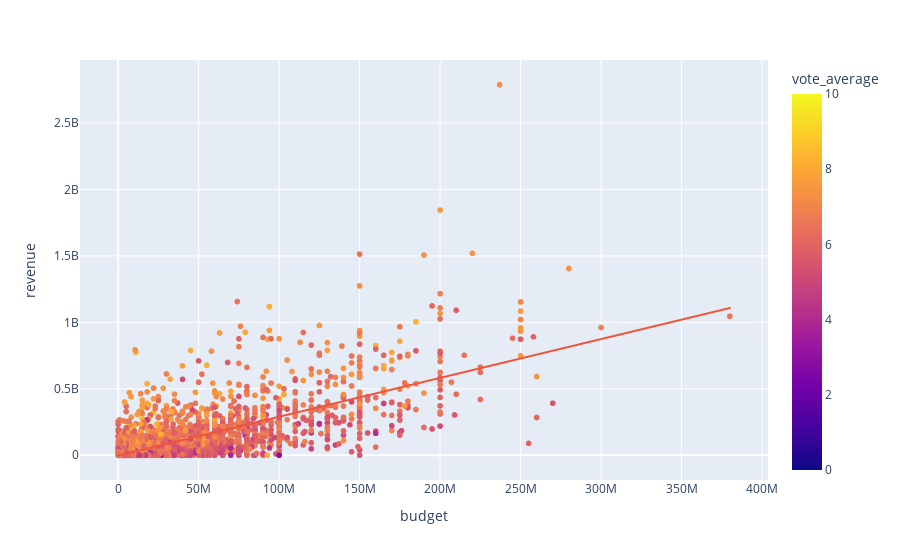

The code cell stored with this chart in its notebook:
### Code cell
fig = px.scatter(whole, x="budget", y="revenue", color='vote_average', hover_name= 'original_title', trendline="ols")
fig.show()

### Figure 1 — Plotly figure (JSON) as saved in the notebook; plotly's stock layout.template omitted (floating-point values rounded to 4 significant figures; data arrays with more than 128 entries replaced by an {"elided": "..."} marker saying what was removed)
{"data": [{"hovertemplate": "<b>%{hovertext}</b><br><br>budget=%{x}<br>revenue=%{y}<br>vote_average=%{marker.color}<extra></extra>", "hovertext": {"elided": "4803 str values"}, "legendgroup": "", "marker": {"color": {"elided": "4803 float values"}, "coloraxis": "coloraxis", "symbol": "circle"}, "mode": "markers", "name": "", "showlegend": false, "type": "scattergl", "x": {"elided": "4803 int values"}, "xaxis": "x", "y": {"elided": "4803 int values"}, "yaxis": "y"}, {"hovertemplate": "<b>OLS trendline</b><br>revenue = 2.92271 * budget + -2.62956e+06<br>R<sup>2</sup>=0.534102<br><br>budget=%{x}<br>revenue=%{y} <b>(trend)</b><extra></extra>", "legendgroup": "", "marker": {"symbol": "circle"}, "mode": "lines", "name": "", "showlegend": false, "type": "scattergl", "x": {"elided": "4803 int values"}, "xaxis": "x", "y": {"elided": "4803 float values"}, "yaxis": "y"}], "layout": {"coloraxis": {"colorbar": {"title": {"text": "vote_average"}}, "colorscale": [[0, "#0d0887"], [0.1111, "#46039f"], [0.2222, "#7201a8"], [0.3333, "#9c179e"], [0.4444, "#bd3786"], [0.5556, "#d8576b"], [0.6667, "#ed7953"], [0.7778, "#fb9f3a"], [0.8889, "#fdca26"], [1, "#f0f921"]]}, "legend": {"tracegroupgap": 0}, "margin": {"t": 60}, "xaxis": {"anchor": "y", "domain": [0, 1], "title": {"text": "budget"}}, "yaxis": {"anchor": "x", "domain": [0, 1], "title": {"text": "revenue"}}}}
